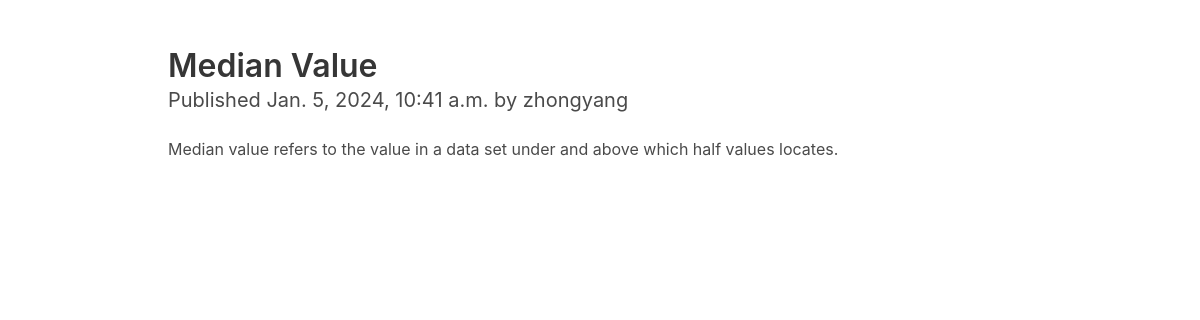
The app's page /blog/4/ with its own data.
### blog/models.py (models this page shows, shortened)
class Post(models.Model):
    class Status(models.TextChoices):
        DRAFT = 'DF', 'Draft'
        PUBLISHED = 'PB', 'Published'
    title = models.CharField(max_length=250)  # Translates into a VARCHAR column in the SQL database
    slug = models.SlugField(max_length=250)   # A slug is a short label that contains only letters, numbers, underscores, or hyphens.
    author = models.ForeignKey(User, on_delete=models.CASCADE, related_name='blog_posts')
    body = models.TextField()  # Translates into a TEXT column in the SQL database.
    publish = models.DateTimeField(default=datetime.now)  # Translates into a DATETIME column in the SQL database.
    created = models.DateTimeField(auto_now_add=True)  # the date will be saved automatically when creating an object.
    updated = models.DateTimeField(auto_now=True)  # the date will be saved automatically when saving an object.
    status = models.CharField(max_length=2,
                          choices=Status.choices,
                          default=Status.DRAFT)
    class Meta:
        ordering = ['-publish']
        indexes = [
            models.Index(fields=['-publish']),
        ]

### blog/views.py (the view)
# urls.py: path('<int:id>/', views.post_detail, name='post_detail'),
def post_detail(request, id):
    post = get_object_or_404(Post, id=id)
    return render(request, 'blog/detail.html', {'post': post})

### blog/templates/blog/detail.html (shortened to what this page needs)
{% extends 'blog/base.html' %}
{% block content %}
    <section class="section">
        <div class="container">
            <h1 class="title">{{ post.title }}</h1>
            <h2 class="subtitle">
                Published {{ post.publish }} by {{ post.author }}
            </h2>
            <p class="content">{{ post.body }}</p>
        </div>
    </section>
{% endblock %}

### records on screen
Post: title "Median Value", publish "Jan. 5, 2024, 10:41 a.m.", author "zhongyang", body "Median value refers to the value in a data set under and above which half values locates."
